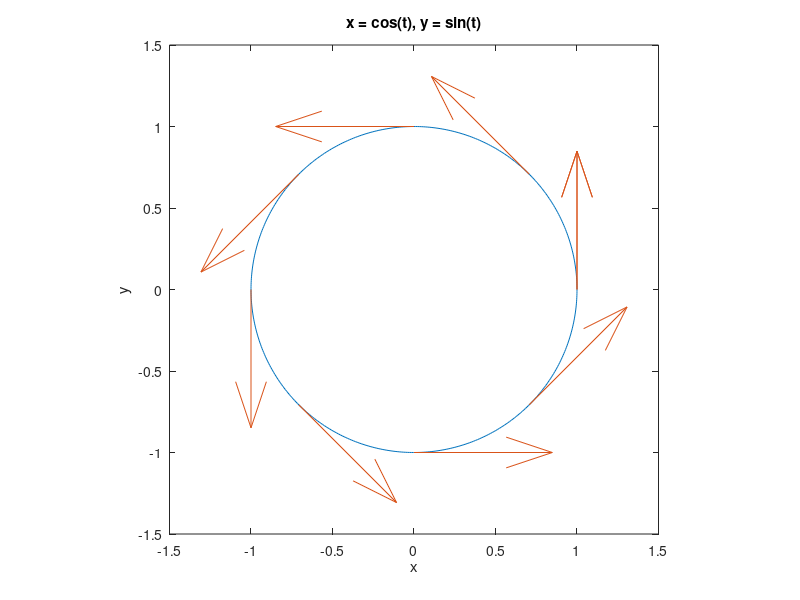

Here is the MATLAB script that generated this plot:
ezplot('cos(t)', 'sin(t)', [0 2*pi])
hold on
t=linspace(0, 2*pi, 9);
quiver(cos(t), sin(t), -sin(t), cos(t))
axis square
hold off